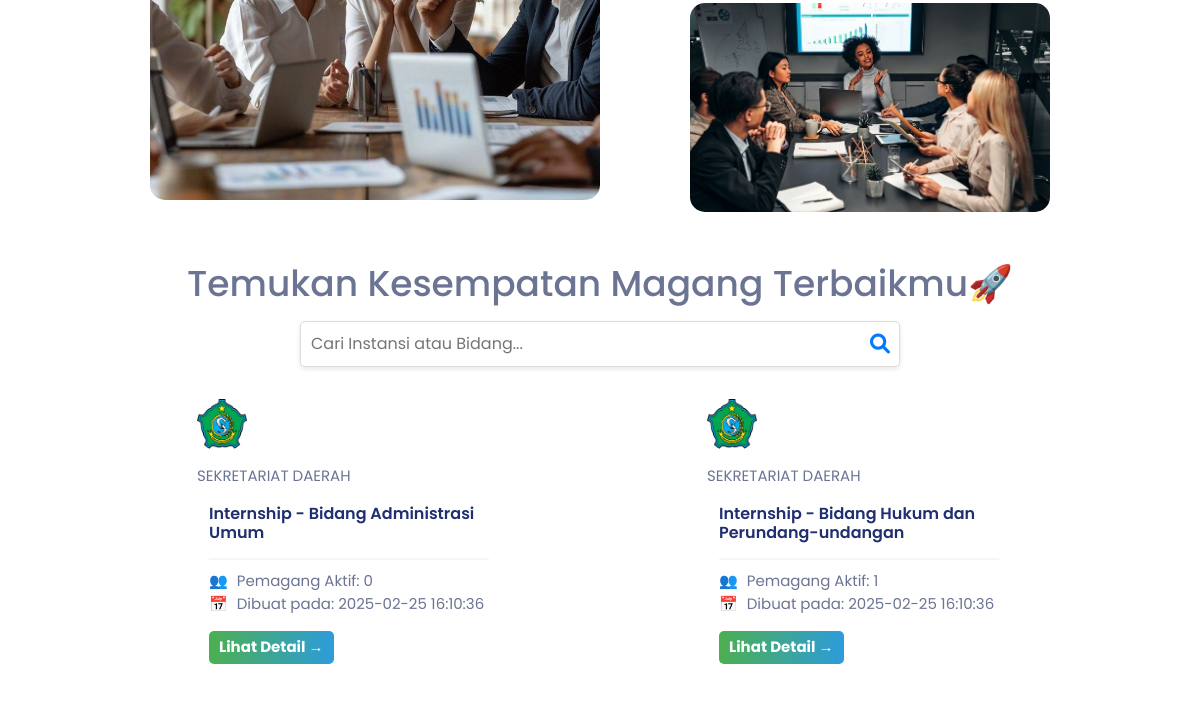
/web/lowongan.php (lower part), run on an earlier commit of the app's database.
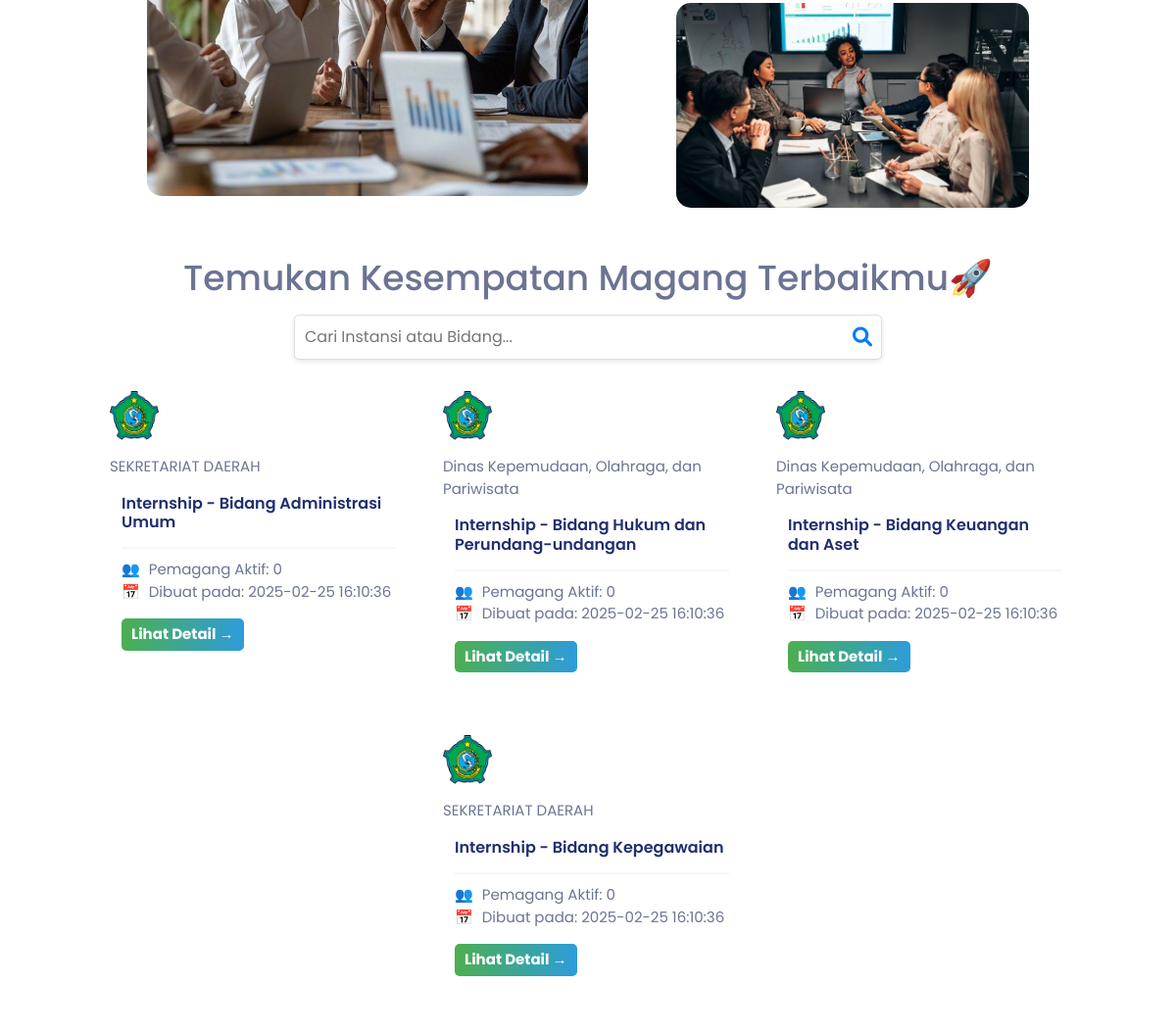
And on a later commit of the database.
### tables this page shows
CREATE TABLE IF NOT EXISTS `tb_bidang` (
  `id_bidang` varchar(12) NOT NULL,
  `nama_bidang` varchar(100) DEFAULT NULL,
  `deskripsi_bidang` text,
  `kriteria_bidang` text,
  `dokumen_prasyarat` text,
  `kuota_bidang` varchar(2) DEFAULT NULL,
  `id_instansi` varchar(10) DEFAULT NULL,
  `status_active` char(1) DEFAULT '1',
  `create_by` varchar(14) DEFAULT NULL,
  `create_date` datetime DEFAULT CURRENT_TIMESTAMP,
  `change_by` varchar(14) DEFAULT NULL,
  `change_date` datetime DEFAULT NULL ON UPDATE CURRENT_TIMESTAMP,
  PRIMARY KEY (`id_bidang`),
  KEY `id_instansi` (`id_instansi`)
);

CREATE TABLE IF NOT EXISTS `tb_instansi` (
  `id_instansi` varchar(10) NOT NULL,
  `nama_pendek` varchar(100) DEFAULT NULL,
  `nama_panjang` varchar(255) DEFAULT NULL,
  `group_instansi` varchar(100) DEFAULT NULL,
  `telepone_instansi` varchar(20) DEFAULT NULL,
  `alamat_instansi` text,
  `lokasi_instansi` text,
  `deskripsi_instansi` text,
  `gambar_instansi` varchar(100) DEFAULT NULL,
  `status_active` char(1) DEFAULT '1',
  `create_by` varchar(14) DEFAULT NULL,
  `create_date` datetime DEFAULT CURRENT_TIMESTAMP,
  `change_by` varchar(14) DEFAULT NULL,
  `change_date` datetime DEFAULT NULL ON UPDATE CURRENT_TIMESTAMP,
  PRIMARY KEY (`id_instansi`)
);

### web/functions.php (called while the page is built, shortened)
<?php
function getBidangInstansi($conn, $limit = NULL) {
    $sql = "SELECT tb_bidang.*, tb_instansi.*, tb_bidang.change_date AS bidang_change_date
            FROM tb_bidang, tb_instansi
            WHERE tb_bidang.status_active = '1' AND tb_bidang.kuota_bidang != 0
            AND tb_bidang.id_instansi = tb_instansi.id_instansi";
    return mysqli_query($conn, $sql);
}
function getPemagangAktif1($conn, $id_instansi, $id_bidang) {
    $sql = "SELECT COUNT(*) FROM tb_pengajuan WHERE status_pengajuan = '4' AND id_instansi = '$id_instansi'
            AND id_bidang = '$id_bidang'";
    $result = mysqli_query($conn, $sql);
    $count1 = mysqli_fetch_array($result)[0];
    return $count1;
}

### web/lowongan.php (the view, shortened to what this page needs)
<?php
include "../koneksi.php";
include "functions.php";
?>
<!DOCTYPE html>
<html lang="en">
<head>
    <link href="https://unpkg.com/boxicons@2.1.4/css/boxicons.min.css" rel="stylesheet" />
    <link href="https://cdn.jsdelivr.net/npm/bootstrap@5.3.3/dist/css/bootstrap.min.css" rel="stylesheet">
    <link href="https://cdnjs.cloudflare.com/ajax/libs/font-awesome/6.0.0/css/all.min.css" rel="stylesheet">
    <link rel="stylesheet" href="../assets/libraries/swiper-bundle.min.css" />
    <link rel="stylesheet" href="https://cdn.jsdelivr.net/npm/aos@2.3.4/dist/aos.css" />
    <link rel="stylesheet" href="../assets/css/style2.css" />
    <link rel="stylesheet" href="../assets/css/low.css" />
</head>
<body>
    <?php include "../layout/navbarUser.php" ?>
    <main class="main">
      <section class="section" id="popular">
        <div class="container" data-aos="fade-up">
    <div class="custom-container" data-aos="fade-up">
        <div class="image-row">
                <div class="left-column" data-aos="fade-left">
                    <img src="../assets/img/pw2.jpg" alt="Left Portrait Image" class="custom-image">
                </div>
                <div class="right-column" data-aos="fade-right">
                    <img src="../assets/img/pw3.jpg" alt="Bottom Portrait Image" class="custom-image image-spacing">
                </div>
            </div>
        </div>
            <h6 class="section__title" style="text-align: center">Temukan Kesempatan Magang Terbaikmu🚀</h4>
            <div class="search-container" style="text-align: center; margin-top: 10px">
                <div class="search-wrapper">
                    <input type="text" id="searchInput" class="search-input" placeholder="Cari Instansi atau Bidang..." />
                    <i id="searchIcon" class="fas fa-search search-icon"></i>
                </div>
            </div>
            <div class="lowongan">
                <div class="lowongans" data-aos="fade-down">
                <?php
                $query = getBidangInstansi($conn);
                while ($row = mysqli_fetch_assoc($query)){
                    $pemagang_aktif = getPemagangAktif1($conn, $row['id_instansi'], $row['id_bidang']);
                    ?>
                    <article class="popular__card swiper-slide">
                        <img src="../assets/img/instansi/logo_kab_sidoarjo.png" alt="" class="popular__img" style="width: 50px; height: 50px;" />
                        <p class="instansi"> <?= $row['nama_panjang'] ?> </p>
                        <div class="popular__data">
                            <h3 class="popular__title">Internship - <?= $row['nama_bidang'] ?></h3>
                            <hr style="border: 1px solid #ddd; margin: 10px 0;">
                            <p class="popular__details">
                                <span class="icon" style="margin-right: 5px;">&#128101;</span> Pemagang Aktif:
                                <span class="total-pendaftar"><?= $pemagang_aktif ?></span><br>
                                <span class="icon" style="margin-right: 5px;">&#128197;</span> Dibuat pada:
                                <span class="creation-date"> <?= $row['create_date'] ?> </span>
                            </p>
                            <a href="detaillow.php?id_bidang=<?= $row['id_bidang'] ?>">
                                <button class="details-button">Lihat Detail →</button>
                            </a>
                        </div>
                    </article>
                <?php
                }
                ?>
                </div>
            </div>
        </div>
    </section>
    <?php include "../layout/footerUser.php" ?>
    </main>
</body>
</html>

### layout/footerUser.php (shortened to what this page needs)
<footer class="footer section">
    </footer>

### assets/css/style2.css (style rules this page uses)
:root { --first-color: hsl(228, 66%, 53%); --first-color-alt: hsl(228, 66%, 47%); --first-color-light: hsl(228, 62%, 59%); --first-color-lighten: hsl(228, 100%, 97%); --second-color: hsl(25, 83%, 53%); --title-color: hsl(228, 57%, 28%); --text-color: hsl(228, 15%, 50%); --text-color-light: hsl(228, 12%, 75%); --border-color: hsl(228, 99%, 98%); --body-color: #fff; --container-color: #fff; }
* { -webkit-box-sizing: border-box; box-sizing: border-box; padding: 0; margin: 0; }
html { scroll-behavior: smooth; }
body { font-family: "Poppins", sans-serif; font-size: 0.938rem; background-color: var(--body-color); color: var(--text-color); -webkit-transition: 0.3s; transition: 0.3s; }
h1, h2, h3 { color: var(--title-color); font-weight: 600; }
a { text-decoration: none; }
img { max-width: 100%; height: auto; }
input, button { font-family: "Poppins", sans-serif; outline: none; border: none; }
.container { max-width: 1024px; margin-left: 1.5rem; margin-right: 1.5rem; }
.section { padding: 4.5rem 0 2rem; }
.section__title { font-size: 1.25rem; margin-bottom: 1rem; }
.main { overflow: hidden; }
.popular__card { width: 290px; background-color: var(--container-color); padding: 0.5rem 0.5rem 1.5rem; border-radius: 1rem; margin: 0 auto; -webkit-transition: 0.4s; transition: 0.4s; }
.popular__card a { color: inherit; }
.popular__img { border-radius: 1rem; margin-bottom: 1rem; }
.popular__data { padding: 0 1rem 0 0.5rem; }
.popular__title { font-size: 1rem; margin-bottom: 0.75rem; }
@media screen and (min-width: 1023px) { .section { padding: 7.5rem 0 1rem; } }
@media screen and (min-width: 1023px) { .section__title { font-size: 2.25rem; } }
@media screen and (min-width: 1023px) { .popular__card { width: 320px; padding: 0.75rem 0.75rem 2rem; } }
@media screen and (min-width: 1023px) { .popular__data { padding: 0 0.25rem 0 0.75rem; } }
@media screen and (min-width: 1040px) { .container { margin-left: auto; margin-right: auto; } }

### assets/css/low.css (style rules this page uses)
.custom-container { max-width: 1000px; margin: 0 auto; padding: 50px; align-items: center; }
.image-row { display: flex; justify-content: space-between; width: 100%; }
.left-column { flex: 0 0 50%; text-align: center; }
.right-column { flex: 0 0 40%; text-align: center; }
.custom-image { max-width: 100%; height: auto; border-radius: 15px; }
.image-spacing { margin-top: 20px; }
.details-button { display: inline-block; background: linear-gradient(90deg, #4CAF50, #2D9CDB); color: #fff; text-decoration: none; font-weight: bold; padding: 10px 20px; border-radius: 25px; text-align: center }
.popular__card { position: relative; }
.popular__card { display: none; }
.details-button { background-color: #007BFF; color: #fff; border: none; padding: 5px 10px; border-radius: 5px; cursor: pointer; }
.search-container { width: 100%; display: flex; justify-content: center; margin-bottom: 20px; }
.search-input { width: 60%; padding: 10px; font-size: 16px; border: 1px solid #ddd; border-radius: 5px; box-shadow: 0 2px 5px rgba(0, 0, 0, 0.1); }
.search-wrapper { position: relative; width: 60%; }
.search-input { width: 100%; padding: 10px; font-size: 16px; border: 1px solid #ddd; border-radius: 5px; box-shadow: 0 2px 5px rgba(0, 0, 0, 0.1); }
.search-icon { position: absolute; right: 10px; top: 50%; transform: translateY(-50%); font-size: 20px; color: #007BFF; cursor: pointer; }
.lowongan .lowongans { display: flex; justify-content: center; flex-wrap: wrap; gap: 20px; }

What changed in the data, as far as the page shows it:
changed tb_bidang "Bidang Hukum dan Perundang-undangan": id_instansi.nama_panjang "SEKRETARIAT DAERAH" → "Dinas Kepemudaan, Olahraga, dan Pariwisata"; pemagang_aktif "1" → "0"
now on this page (row edited): tb_bidang: id_instansi.nama_panjang "Dinas Kepemudaan, Olahraga, dan Pariwisata", nama_bidang "Bidang Keuangan dan Aset", pemagang_aktif "0", id_instansi.create_date "2025-02-25 16:10:36"
now on this page (row edited): tb_bidang: id_instansi.nama_panjang "SEKRETARIAT DAERAH", nama_bidang "Bidang Kepegawaian", pemagang_aktif "0", id_instansi.create_date "2025-02-25 16:10:36"
